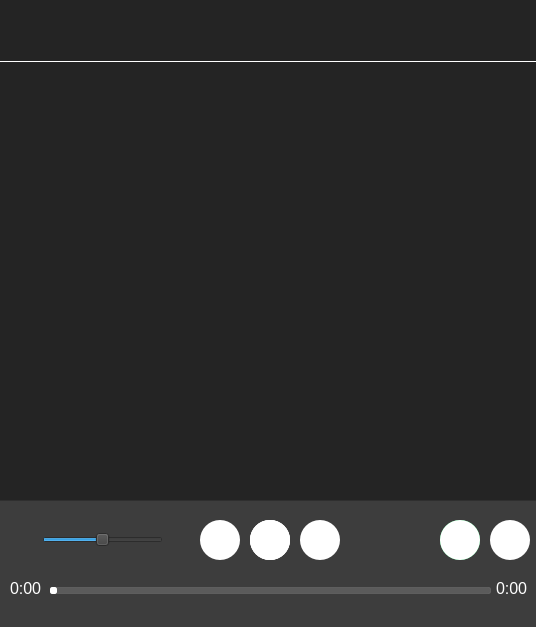
<?xml version="1.0" encoding="UTF-8"?>
<ui version="4.0">
 <class>MainWindow</class>
 <widget class="QMainWindow" name="MainWindow">
  <property name="geometry">
   <rect>
    <x>0</x>
    <y>0</y>
    <width>536</width>
    <height>627</height>
   </rect>
  </property>
  <property name="minimumSize">
   <size>
    <width>536</width>
    <height>627</height>
   </size>
  </property>
  <property name="maximumSize">
   <size>
    <width>536</width>
    <height>627</height>
   </size>
  </property>
  <property name="acceptDrops">
   <bool>false</bool>
  </property>
  <property name="windowTitle">
   <string>MainWindow</string>
  </property>
  <property name="styleSheet">
   <string notr="true">background-color:rgb(36, 36, 36)</string>
  </property>
  <widget class="QWidget" name="centralwidget">
   <widget class="QFrame" name="frame">
    <property name="geometry">
     <rect>
      <x>-300</x>
      <y>500</y>
      <width>1221</width>
      <height>241</height>
     </rect>
    </property>
    <property name="styleSheet">
     <string notr="true">background-color:rgb(61, 61, 61)

</string>
    </property>
    <property name="frameShape">
     <enum>QFrame::StyledPanel</enum>
    </property>
    <property name="frameShadow">
     <enum>QFrame::Raised</enum>
    </property>
    <widget class="QSlider" name="sliderProgress">
     <property name="geometry">
      <rect>
       <x>350</x>
       <y>80</y>
       <width>441</width>
       <height>20</height>
      </rect>
     </property>
     <property name="styleSheet">
      <string notr="true">QSlider::groove:horizontal {
border: 1px solid rgba(100, 100, 100, 200);
background:  rgba(100, 100, 100, 200);
height: 5px;
border-radius: 2px;
}

QSlider::sub-page:horizontal {
background: white;
border: 1px solid white;
height: 7px;
border-radius: 2px;
}



QSlider::handle:horizontal {
background: transparent;
width: 10px;
height: 10px;
margin-top: -2px;
margin-bottom: -2px;
border-radius: 3px;
}

QSlider::handle:horizontal:hover {
background: white;
border: 1px solid white;
border-radius:3px;
}
</string>
     </property>
     <property name="singleStep">
      <number>0</number>
     </property>
     <property name="pageStep">
      <number>0</number>
     </property>
     <property name="value">
      <number>0</number>
     </property>
     <property name="sliderPosition">
      <number>0</number>
     </property>
     <property name="orientation">
      <enum>Qt::Horizontal</enum>
     </property>
    </widget>
    <widget class="QPushButton" name="toNext">
     <property name="enabled">
      <bool>false</bool>
     </property>
     <property name="geometry">
      <rect>
       <x>600</x>
       <y>20</y>
       <width>40</width>
       <height>40</height>
      </rect>
     </property>
     <property name="minimumSize">
      <size>
       <width>40</width>
       <height>40</height>
      </size>
     </property>
     <property name="maximumSize">
      <size>
       <width>40</width>
       <height>40</height>
      </size>
     </property>
     <property name="toolTipDuration">
      <number>0</number>
     </property>
     <property name="styleSheet">
      <string notr="true">background-color:rgb(255, 255, 255);

border: none;
border-radius: 20px;
background-repeat: none;</string>
     </property>
     <property name="text">
      <string/>
     </property>
     <property name="icon">
      <iconset resource="icons.qrc">
       <normaloff>:/icons/forward.png</normaloff>:/icons/forward.png</iconset>
     </property>
     <property name="iconSize">
      <size>
       <width>30</width>
       <height>30</height>
      </size>
     </property>
    </widget>
    <widget class="QPushButton" name="toPrevious">
     <property name="enabled">
      <bool>false</bool>
     </property>
     <property name="geometry">
      <rect>
       <x>500</x>
       <y>20</y>
       <width>40</width>
       <height>40</height>
      </rect>
     </property>
     <property name="minimumSize">
      <size>
       <width>40</width>
       <height>40</height>
      </size>
     </property>
     <property name="maximumSize">
      <size>
       <width>40</width>
       <height>40</height>
      </size>
     </property>
     <property name="styleSheet">
      <string notr="true">background-color:rgb(255, 255, 255);
padding-left: 10px;
border: none;
border-radius: 20px;
background-repeat: none;
</string>
     </property>
     <property name="text">
      <string/>
     </property>
     <property name="icon">
      <iconset resource="icons.qrc">
       <normaloff>:/icons/back.png</normaloff>:/icons/back.png</iconset>
     </property>
     <property name="iconSize">
      <size>
       <width>30</width>
       <height>30</height>
      </size>
     </property>
    </widget>
    <widget class="QLabel" name="nowPlaying">
     <property name="geometry">
      <rect>
       <x>20</x>
       <y>10</y>
       <width>231</width>
       <height>91</height>
      </rect>
     </property>
     <property name="font">
      <font>
       <pointsize>11</pointsize>
      </font>
     </property>
     <property name="styleSheet">
      <string notr="true">
color: rgb(255, 255, 255);

</string>
     </property>
     <property name="text">
      <string/>
     </property>
     <property name="wordWrap">
      <bool>false</bool>
     </property>
    </widget>
    <widget class="QPushButton" name="play">
     <property name="enabled">
      <bool>false</bool>
     </property>
     <property name="geometry">
      <rect>
       <x>550</x>
       <y>20</y>
       <width>40</width>
       <height>40</height>
      </rect>
     </property>
     <property name="minimumSize">
      <size>
       <width>40</width>
       <height>40</height>
      </size>
     </property>
     <property name="maximumSize">
      <size>
       <width>40</width>
       <height>40</height>
      </size>
     </property>
     <property name="mouseTracking">
      <bool>false</bool>
     </property>
     <property name="tabletTracking">
      <bool>false</bool>
     </property>
     <property name="styleSheet">
      <string notr="true">background-color:rgb(255, 255, 255);

border: none;
border-radius: 20px;
background-repeat: none;</string>
     </property>
     <property name="text">
      <string/>
     </property>
     <property name="icon">
      <iconset resource="icons.qrc">
       <normaloff>:/icons/play.png</normaloff>
       <normalon>:/icons/pause.png</normalon>:/icons/play.png</iconset>
     </property>
     <property name="iconSize">
      <size>
       <width>30</width>
       <height>30</height>
      </size>
     </property>
     <property name="shortcut">
      <string>Space</string>
     </property>
    </widget>
    <widget class="QPushButton" name="repeat">
     <property name="geometry">
      <rect>
       <x>740</x>
       <y>20</y>
       <width>40</width>
       <height>40</height>
      </rect>
     </property>
     <property name="minimumSize">
      <size>
       <width>40</width>
       <height>40</height>
      </size>
     </property>
     <property name="maximumSize">
      <size>
       <width>40</width>
       <height>40</height>
      </size>
     </property>
     <property name="mouseTracking">
      <bool>false</bool>
     </property>
     <property name="styleSheet">
      <string notr="true">background-color:rgb(255, 255, 255);

border: none;
border-radius: 20px;
background-repeat: none;</string>
     </property>
     <property name="text">
      <string/>
     </property>
     <property name="icon">
      <iconset resource="icons.qrc">
       <normaloff>:/icons/repeat.png</normaloff>:/icons/repeat.png</iconset>
     </property>
     <property name="iconSize">
      <size>
       <width>30</width>
       <height>30</height>
      </size>
     </property>
    </widget>
    <widget class="QSlider" name="Volume">
     <property name="geometry">
      <rect>
       <x>342</x>
       <y>30</y>
       <width>121</width>
       <height>20</height>
      </rect>
     </property>
     <property name="styleSheet">
      <string notr="true">QSlider::groove:horizontal {
border: 1px solid rgba(100, 100, 100, 200);
background:  rgba(100, 100, 100, 200);
height: 5px;
border-radius: 2px;
}

QSlider::sub-page:horizontal {
background: white;
border: 1px solid white;
height: 7px;
border-radius: 2px;
}



QSlider::handle:horizontal {
background: transparent;
width: 10px;
height: 10px;
margin-top: -2px;
margin-bottom: -2px;
border-radius: 3px;
}

QSlider::handle:horizontal:hover {
background: white;
border: 1px solid white;
border-radius:3px;
}
rr</string>
     </property>
     <property name="maximum">
      <number>100</number>
     </property>
     <property name="singleStep">
      <number>0</number>
     </property>
     <property name="pageStep">
      <number>0</number>
     </property>
     <property name="value">
      <number>50</number>
     </property>
     <property name="tracking">
      <bool>true</bool>
     </property>
     <property name="orientation">
      <enum>Qt::Horizontal</enum>
     </property>
    </widget>
    <widget class="QPushButton" name="volumeBtn">
     <property name="geometry">
      <rect>
       <x>302</x>
       <y>20</y>
       <width>40</width>
       <height>40</height>
      </rect>
     </property>
     <property name="minimumSize">
      <size>
       <width>40</width>
       <height>40</height>
      </size>
     </property>
     <property name="maximumSize">
      <size>
       <width>40</width>
       <height>40</height>
      </size>
     </property>
     <property name="mouseTracking">
      <bool>false</bool>
     </property>
     <property name="styleSheet">
      <string notr="true">background-color:transparent;
color: rgb(255, 255, 255);

border: none;
border-radius: 20px;
background-repeat: none;</string>
     </property>
     <property name="text">
      <string/>
     </property>
     <property name="icon">
      <iconset resource="icons.qrc">
       <normaloff>:/icons/volume_white.png</normaloff>
       <normalon>:/icons/pause.png</normalon>:/icons/volume_white.png</iconset>
     </property>
     <property name="iconSize">
      <size>
       <width>30</width>
       <height>30</height>
      </size>
     </property>
    </widget>
    <widget class="QPushButton" name="pause">
     <property name="enabled">
      <bool>true</bool>
     </property>
     <property name="geometry">
      <rect>
       <x>550</x>
       <y>20</y>
       <width>40</width>
       <height>40</height>
      </rect>
     </property>
     <property name="minimumSize">
      <size>
       <width>40</width>
       <height>40</height>
      </size>
     </property>
     <property name="maximumSize">
      <size>
       <width>40</width>
       <height>40</height>
      </size>
     </property>
     <property name="mouseTracking">
      <bool>false</bool>
     </property>
     <property name="styleSheet">
      <string notr="true">background-color:rgb(255, 255, 255);

border: none;
border-radius: 20px;
background-repeat: none;</string>
     </property>
     <property name="text">
      <string/>
     </property>
     <property name="icon">
      <iconset resource="icons.qrc">
       <normaloff>:/icons/pause.png</normaloff>
       <normalon>:/icons/pause.png</normalon>:/icons/pause.png</iconset>
     </property>
     <property name="iconSize">
      <size>
       <width>30</width>
       <height>30</height>
      </size>
     </property>
     <property name="shortcut">
      <string>Space</string>
     </property>
    </widget>
    <widget class="QPushButton" name="resume">
     <property name="enabled">
      <bool>true</bool>
     </property>
     <property name="geometry">
      <rect>
       <x>550</x>
       <y>20</y>
       <width>40</width>
       <height>40</height>
      </rect>
     </property>
     <property name="minimumSize">
      <size>
       <width>40</width>
       <height>40</height>
      </size>
     </property>
     <property name="maximumSize">
      <size>
       <width>40</width>
       <height>40</height>
      </size>
     </property>
     <property name="mouseTracking">
      <bool>false</bool>
     </property>
     <property name="styleSheet">
      <string notr="true">background-color:rgb(255, 255, 255);

border: none;
border-radius: 20px;
background-repeat: none;</string>
     </property>
     <property name="text">
      <string/>
     </property>
     <property name="icon">
      <iconset resource="icons.qrc">
       <normaloff>:/icons/play.png</normaloff>
       <normalon>:/icons/pause.png</normalon>:/icons/play.png</iconset>
     </property>
     <property name="iconSize">
      <size>
       <width>30</width>
       <height>30</height>
      </size>
     </property>
     <property name="shortcut">
      <string>Space</string>
     </property>
    </widget>
    <widget class="QLabel" name="actualTime">
     <property name="geometry">
      <rect>
       <x>310</x>
       <y>80</y>
       <width>41</width>
       <height>16</height>
      </rect>
     </property>
     <property name="font">
      <font>
       <pointsize>12</pointsize>
      </font>
     </property>
     <property name="layoutDirection">
      <enum>Qt::RightToLeft</enum>
     </property>
     <property name="styleSheet">
      <string notr="true">color: rgb(255, 255, 255);</string>
     </property>
     <property name="text">
      <string>0:00</string>
     </property>
    </widget>
    <widget class="QLabel" name="fullTime">
     <property name="geometry">
      <rect>
       <x>796</x>
       <y>80</y>
       <width>41</width>
       <height>16</height>
      </rect>
     </property>
     <property name="font">
      <font>
       <pointsize>12</pointsize>
      </font>
     </property>
     <property name="acceptDrops">
      <bool>true</bool>
     </property>
     <property name="styleSheet">
      <string notr="true">color: rgb(255, 255, 255);</string>
     </property>
     <property name="text">
      <string>0:00</string>
     </property>
    </widget>
    <widget class="QPushButton" name="repeat_3">
     <property name="geometry">
      <rect>
       <x>740</x>
       <y>20</y>
       <width>40</width>
       <height>40</height>
      </rect>
     </property>
     <property name="minimumSize">
      <size>
       <width>40</width>
       <height>40</height>
      </size>
     </property>
     <property name="maximumSize">
      <size>
       <width>40</width>
       <height>40</height>
      </size>
     </property>
     <property name="mouseTracking">
      <bool>false</bool>
     </property>
     <property name="styleSheet">
      <string notr="true">background-color: rgba(30,215,96,255);

border: none;
border-radius: 20px;
background-repeat: none;</string>
     </property>
     <property name="text">
      <string/>
     </property>
     <property name="icon">
      <iconset resource="icons.qrc">
       <normaloff>:/icons/repeat.png</normaloff>:/icons/repeat.png</iconset>
     </property>
     <property name="iconSize">
      <size>
       <width>30</width>
       <height>30</height>
      </size>
     </property>
    </widget>
    <widget class="QPushButton" name="add">
     <property name="geometry">
      <rect>
       <x>790</x>
       <y>20</y>
       <width>40</width>
       <height>40</height>
      </rect>
     </property>
     <property name="minimumSize">
      <size>
       <width>40</width>
       <height>40</height>
      </size>
     </property>
     <property name="maximumSize">
      <size>
       <width>40</width>
       <height>40</height>
      </size>
     </property>
     <property name="mouseTracking">
      <bool>false</bool>
     </property>
     <property name="styleSheet">
      <string notr="true">background-color:rgb(255, 255, 255);

border: none;
border-radius: 20px;
background-repeat: none;</string>
     </property>
     <property name="text">
      <string/>
     </property>
     <property name="icon">
      <iconset resource="icons.qrc">
       <normaloff>:/icons/add.png</normaloff>:/icons/add.png</iconset>
     </property>
     <property name="iconSize">
      <size>
       <width>30</width>
       <height>30</height>
      </size>
     </property>
    </widget>
    <widget class="QWidget" name="horizontalLayoutWidget">
     <property name="geometry">
      <rect>
       <x>350</x>
       <y>80</y>
       <width>441</width>
       <height>21</height>
      </rect>
     </property>
     <layout class="QHBoxLayout" name="horizontalLayout"/>
    </widget>
    <widget class="QWidget" name="horizontalLayoutWidget_2">
     <property name="geometry">
      <rect>
       <x>340</x>
       <y>30</y>
       <width>131</width>
       <height>21</height>
      </rect>
     </property>
     <layout class="QHBoxLayout" name="horizontalLayout_2"/>
    </widget>
    <zorder>toNext</zorder>
    <zorder>toPrevious</zorder>
    <zorder>volumeBtn</zorder>
    <zorder>resume</zorder>
    <zorder>pause</zorder>
    <zorder>play</zorder>
    <zorder>nowPlaying</zorder>
    <zorder>actualTime</zorder>
    <zorder>fullTime</zorder>
    <zorder>repeat_3</zorder>
    <zorder>repeat</zorder>
    <zorder>add</zorder>
    <zorder>horizontalLayoutWidget</zorder>
    <zorder>horizontalLayoutWidget_2</zorder>
    <zorder>Volume</zorder>
    <zorder>sliderProgress</zorder>
   </widget>
   <widget class="QFrame" name="frame_2">
    <property name="geometry">
     <rect>
      <x>-5</x>
      <y>1</y>
      <width>541</width>
      <height>501</height>
     </rect>
    </property>
    <property name="styleSheet">
     <string notr="true">background-color:rgb(36, 36, 36);
border: none;</string>
    </property>
    <property name="frameShape">
     <enum>QFrame::StyledPanel</enum>
    </property>
    <property name="frameShadow">
     <enum>QFrame::Raised</enum>
    </property>
    <widget class="QScrollArea" name="scrollArea">
     <property name="geometry">
      <rect>
       <x>0</x>
       <y>60</y>
       <width>541</width>
       <height>431</height>
      </rect>
     </property>
     <property name="acceptDrops">
      <bool>true</bool>
     </property>
     <property name="styleSheet">
      <string notr="true">QScrollArea{

border-top: 1px solid white;
padding-top: 3px;

}

QScrollBar::add-line:vertical, QScrollBar::sub-line:vertical {
height: 0px;
}

 QScrollBar:vertical {
     border: 1px transparent;
     background-color: rgba(0,0,0,0);
     width: 15px;
     margin: 0 5px 0 0 ;
 }
QScrollBar::handle:vertical {
	border-radius:5px;
     
	background: rgba(100, 100, 100, 200);
	
	min-height: 100px;
     max-height: 100px;
 }

QScrollBar::add-page:vertical, QScrollBar::sub-page:vertical {
    
    background: none;
}

</string>
     </property>
     <property name="inputMethodHints">
      <set>Qt::ImhNone</set>
     </property>
     <property name="frameShape">
      <enum>QFrame::NoFrame</enum>
     </property>
     <property name="verticalScrollBarPolicy">
      <enum>Qt::ScrollBarAsNeeded</enum>
     </property>
     <property name="horizontalScrollBarPolicy">
      <enum>Qt::ScrollBarAlwaysOff</enum>
     </property>
     <property name="sizeAdjustPolicy">
      <enum>QAbstractScrollArea::AdjustIgnored</enum>
     </property>
     <property name="widgetResizable">
      <bool>true</bool>
     </property>
     <widget class="QWidget" name="scrollAreaWidgetContents_3">
      <property name="geometry">
       <rect>
        <x>0</x>
        <y>0</y>
        <width>533</width>
        <height>423</height>
       </rect>
      </property>
      <layout class="QVBoxLayout" name="verticalLayout_2">
       <property name="spacing">
        <number>0</number>
       </property>
       <property name="leftMargin">
        <number>0</number>
       </property>
       <property name="topMargin">
        <number>0</number>
       </property>
       <property name="rightMargin">
        <number>0</number>
       </property>
       <property name="bottomMargin">
        <number>0</number>
       </property>
       <item>
        <layout class="QVBoxLayout" name="verticalLayout"/>
       </item>
      </layout>
     </widget>
    </widget>
    <widget class="QLabel" name="name">
     <property name="geometry">
      <rect>
       <x>18</x>
       <y>0</y>
       <width>511</width>
       <height>51</height>
      </rect>
     </property>
     <property name="font">
      <font>
       <pointsize>16</pointsize>
      </font>
     </property>
     <property name="styleSheet">
      <string notr="true">color:white;</string>
     </property>
     <property name="text">
      <string/>
     </property>
     <property name="scaledContents">
      <bool>false</bool>
     </property>
    </widget>
   </widget>
   <zorder>frame_2</zorder>
   <zorder>frame</zorder>
  </widget>
  <widget class="QMenuBar" name="menubar">
   <property name="geometry">
    <rect>
     <x>0</x>
     <y>0</y>
     <width>536</width>
     <height>22</height>
    </rect>
   </property>
  </widget>
 </widget>
 <resources>
  <include location="icons.qrc"/>
 </resources>
 <connections/>
</ui>
